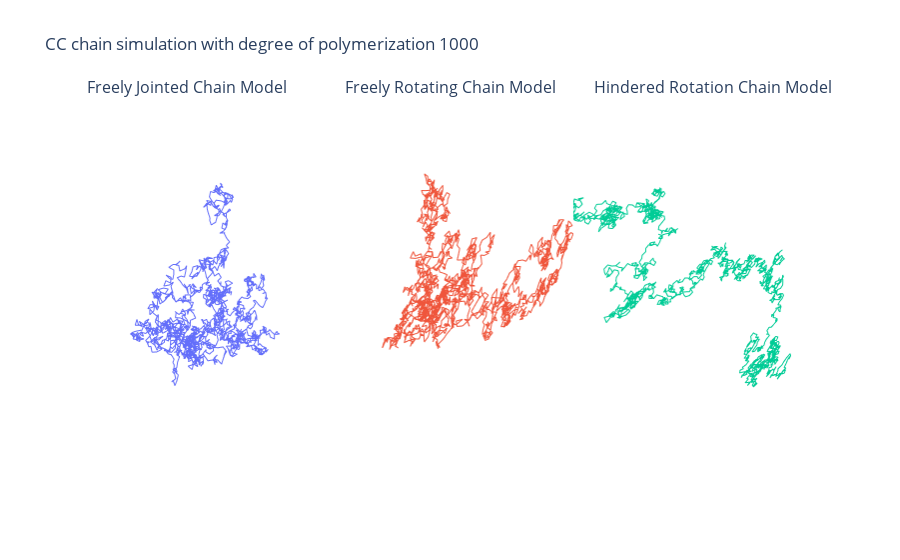

Here is the notebook cell this chart was saved with:
### Code cell
compare_models(1000, "CC")

### Figure 1 — Plotly figure (JSON) as saved in the notebook; plotly's stock layout.template omitted (floating-point values rounded to 4 significant figures; data arrays with more than 128 entries replaced by an {"elided": "..."} marker saying what was removed)
{"data": [{"line": {"width": 2}, "marker": {"size": 0.1}, "scene": "scene", "type": "scatter3d", "uid": "79447219-d99e-4980-82bb-3e043c9ce032", "x": {"elided": "2001 float values"}, "y": {"elided": "2001 float values"}, "z": {"elided": "2001 float values"}}, {"line": {"width": 2}, "marker": {"size": 0.1}, "scene": "scene2", "type": "scatter3d", "uid": "60d4f618-613a-4481-8480-3a8047fa04b6", "x": {"elided": "2001 float values"}, "y": {"elided": "2001 float values"}, "z": {"elided": "2001 float values"}}, {"line": {"width": 2}, "marker": {"size": 0.1}, "scene": "scene3", "type": "scatter3d", "uid": "863553da-7734-4785-9a20-ecc4b863b223", "x": {"elided": "2001 float values"}, "y": {"elided": "2001 float values"}, "z": {"elided": "2001 float values"}}], "layout": {"annotations": [{"font": {"size": 16}, "showarrow": false, "text": "Freely Jointed Chain Model", "x": 0.1444, "xanchor": "center", "xref": "paper", "y": 1, "yanchor": "bottom", "yref": "paper"}, {"font": {"size": 16}, "showarrow": false, "text": "Freely Rotating Chain Model", "x": 0.5, "xanchor": "center", "xref": "paper", "y": 1, "yanchor": "bottom", "yref": "paper"}, {"font": {"size": 16}, "showarrow": false, "text": "Hindered Rotation Chain Model", "x": 0.8556, "xanchor": "center", "xref": "paper", "y": 1, "yanchor": "bottom", "yref": "paper"}], "scene": {"xaxis": {"backgroundcolor": "white", "visible": false}, "yaxis": {"backgroundcolor": "white", "visible": false}, "zaxis": {"backgroundcolor": "white", "visible": false}}, "scene2": {"xaxis": {"backgroundcolor": "white", "visible": false}, "yaxis": {"backgroundcolor": "white", "visible": false}, "zaxis": {"backgroundcolor": "white", "visible": false}}, "scene3": {"xaxis": {"backgroundcolor": "white", "visible": false}, "yaxis": {"backgroundcolor": "white", "visible": false}, "zaxis": {"backgroundcolor": "white", "visible": false}}, "showlegend": false, "title": {"text": "CC chain simulation with degree of polymerization 1000"}}}
